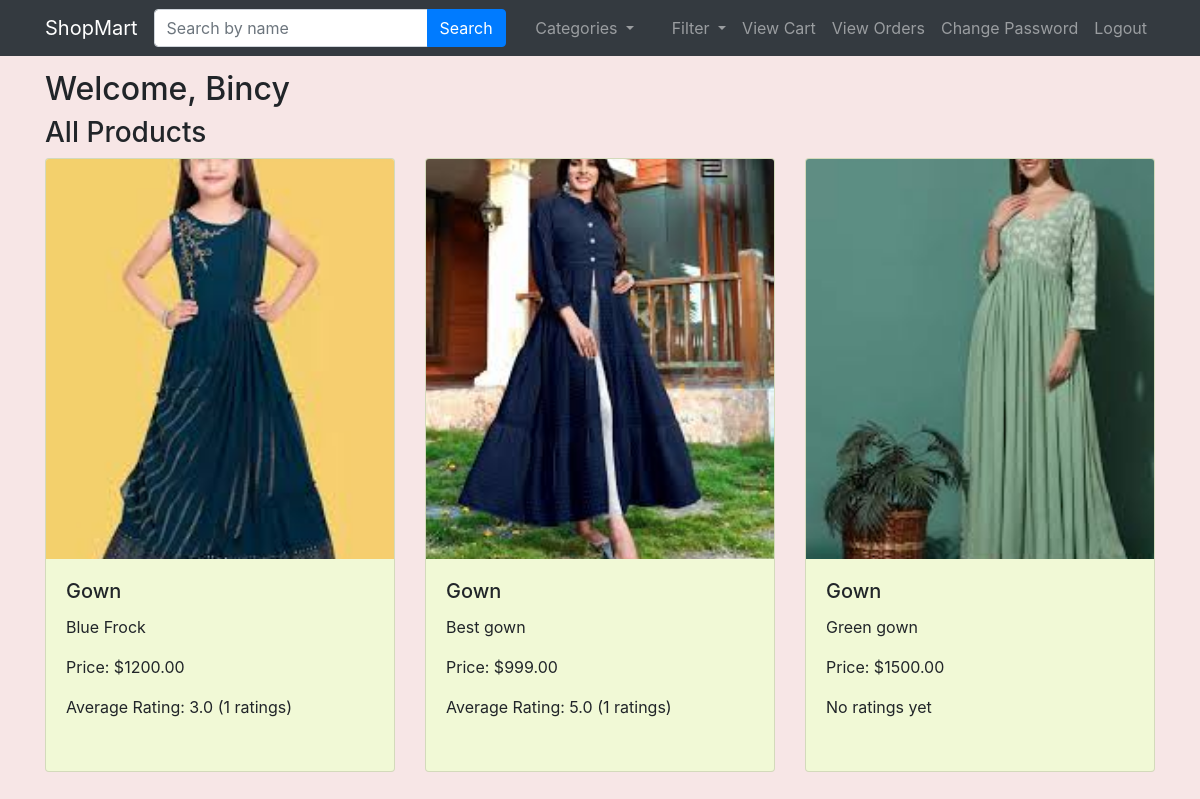
The page /customer_profile/ (signed in) on the database its author committed.
### myapp/models.py (models this page shows, shortened)
class CustomUser(AbstractUser):
    email = models.EmailField(unique=True)  # Added email field for email-based authentication
    phone_number = models.CharField(max_length=15)
    is_verified = models.BooleanField(default=False)
    otp = models.CharField(max_length=6, blank=True, null=True)

### product/models.py (models this page shows, shortened)
class Product(models.Model):
    product_name = models.CharField(max_length=100)
    description = models.TextField()
    price = models.DecimalField(max_digits=10, decimal_places=2)
    image = models.ImageField(upload_to='products/')
    category = models.CharField(max_length=50)
    available_quantity = models.IntegerField(default=0)

### product/views.py (the view, shortened to what this page needs)
# urls.py: path('customer_profile/', views.customer_profile, name='customer_profile'),
@login_required
def customer_profile(request):
    products = Product.objects.all()
    for product in products:
        avg_rating = Rating.objects.filter(product=product).aggregate(Avg('rating'))
        product.avg_rating = avg_rating['rating__avg'] if avg_rating['rating__avg'] else 0
    search_query = request.GET.get('search')
    if search_query:
        products = products.filter(product_name__icontains=search_query)
        if not products.exists():
            return render(request, 'customer_profile.html', {'error_message': 'No products available.', 'user': request.user})
    min_price = request.GET.get('min_price')
    max_price = request.GET.get('max_price')
    context = {
        'user': request.user,
        'products': products
    }
    return render(request, 'customer_profile.html', context)

### templates/customer_profile.html (shortened to what this page needs)
<!DOCTYPE html>
<html lang="en">
<head>
    <link rel="stylesheet" href="https://stackpath.bootstrapcdn.com/bootstrap/4.5.2/css/bootstrap.min.css">
</head>
<body>
    <nav class="navbar navbar-expand-lg navbar-dark bg-dark fixed-top">
        <div class="container">
            <a class="navbar-brand" href="#">ShopMart</a>
            <div class="collapse navbar-collapse" id="navbarNav">
                <ul class="navbar-nav mr-auto">
                    <li class="nav-item">
                        <form class="form-inline" action="" method="GET">
                            <div class="input-group">
                                <input type="text" class="form-control" name="search" placeholder="Search by name">
                                <div class="input-group-append">
                                    <button class="btn btn-primary" type="submit">Search</button>
                                </div>
                            </div>
                        </form>
                    </li>
                </ul>
                <ul class="navbar-nav">
                    <li class="nav-item dropdown">
                        <a class="nav-link dropdown-toggle" href="#" id="categoryDropdown" role="button" data-toggle="dropdown" aria-haspopup="true" aria-expanded="false">
                            Categories
                        </a>
                    </li>
                </ul>
                <ul class="navbar-nav ml-auto">
                    <li class="nav-item dropdown">
                        <a class="nav-link dropdown-toggle" href="#" id="filterDropdown" role="button" data-toggle="dropdown" aria-haspopup="true" aria-expanded="false">
                            Filter
                        </a>
                    </li>
                    <li class="nav-item">
                        <a class="nav-link" href="{% url 'view_cart' %}">View Cart</a>
                    </li>
                    <li class="nav-item">
                        <a class="nav-link" href="{% url 'view_orders' %}">View Orders</a>
                    </li>
                    <li class="nav-item">
                        <a class="nav-link" href="{% url 'change_password' %}">Change Password</a>
                    </li>
                    <li class="nav-item">
                        <a class="nav-link" href="{% url 'logout' %}">Logout</a>
                    </li>
                </ul>
            </div>
        </div>
    </nav>
    <div class="container">
        <div class="row">
            <div class="col-md-12">
                <h2>Welcome, {{ user.username }}</h2>
                <h3>All Products</h3>
                <div class="row">
                    {% for product in products %}
                        <div class="col-md-4">
                            <div class="card mb-3" data-toggle="modal" data-target="#productModal{{ product.id }}">
                                <img src="{{ product.image.url }}" class="card-img-top" alt="{{ product.product_name }}">
                                <div class="card-body">
                                    <h5 class="card-title">{{ product.product_name }}</h5>
                                    <p class="card-text">{{ product.description }}</p>
                                    <p class="card-text">Price: ${{ product.price }}</p>
                                    {% if product.avg_rating %}
                                        <p>Average Rating: {{ product.avg_rating|floatformat:1 }} ({{ product.reviews.count }} ratings)</p>
                                    {% else %}
                                        <p>No ratings yet</p>
                                    {% endif %}
                                </div>
                            </div>
                        </div>
                    {% endfor %}
                </div>
            </div>
        </div>
    </div>
</body>
</html>

### templates/customer_profile.html (style rules this page uses)
body { background-color: #f7e6e6; padding-top: 70px; }
.card { height: 100%; background-color: rgb(241, 249, 214); }
.card-img-top { height: 400px; object-fit: cover; }

### rows shown on the page
CustomUser: username "Bincy"
Product: image (picture), product_name "Gown", description "Blue Frock", price "1200.00", avg_rating "3.0", reviews.count "1"
Product: image (picture), product_name "Gown", description "Best gown", price "999.00", avg_rating "5.0", reviews.count "1"
Product: image (picture), product_name "Gown", description "Green gown", price "1500.00", shows "No ratings yet"
